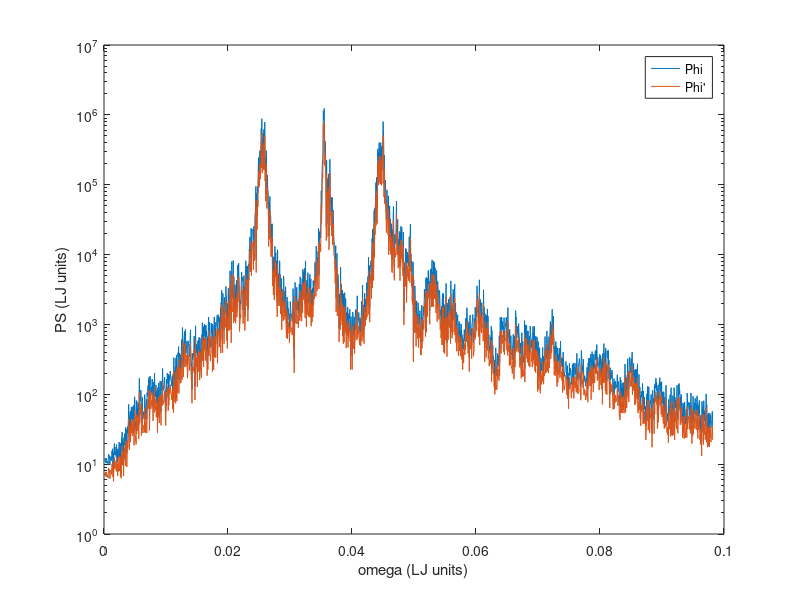

MATLAB code for this plot:
Phi = load('./lj_copy/SED_Phi_200_1.txt');
Phip = load('./lj_copy/SED_Phip_200_1.txt');

semilogy(...
Phi(1:2048,1),sum(Phi(1:2048,:),2),...
Phip(1:2048,1),Phip(1:2048,2)/(4*pi)...
)

xlabel ("\omega (LJ units)");
ylabel ("PS (LJ units)");
legend ("\Phi", "\Phi'");

print -deps -color sed_check.eps

%sum(...
%Phi(1:2048,1),sum(Phi(1:2048,:),2) - 
%Phip(1:2048,1),Phip(1:2048,2)/(4*pi)...
%)

